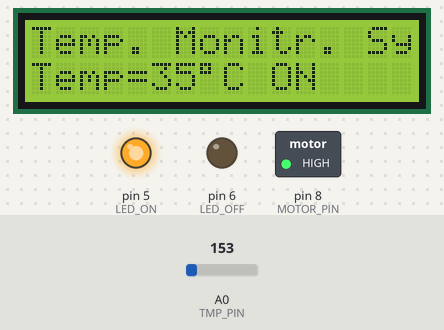
The sketch below on a simulated Arduino Uno, built with avr-gcc and run on an emulated ATmega328P. Shown: 16×2 character LCD, switched loads named in the sketch (green lamp = pin HIGH), output pins drawn as LEDs (lit = HIGH). Inputs (shaded band) come from the test bench; at power-on: A0 (TMP_PIN) = 153. What the sketch prints to the serial monitor is not drawn.

Above: at 1.2 s.
1.3 s: A0 (TMP_PIN) set to 137
At 2.4 s:
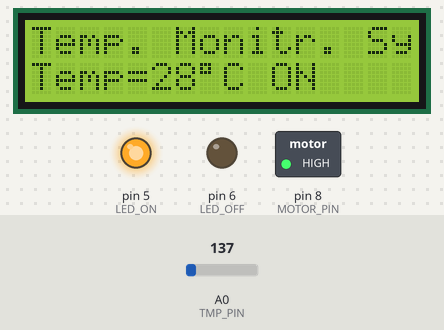
3.1 s: A0 (TMP_PIN) set to 118
At 4.4 s:
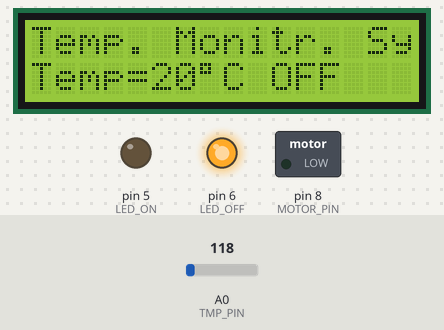
4.7 s: A0 (TMP_PIN) set to 114
At 5.4 s:
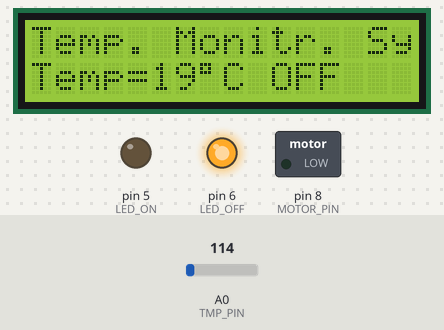
Timing chart, 0 to 7.7 s (numbered marks = the images above; inputs shaded):
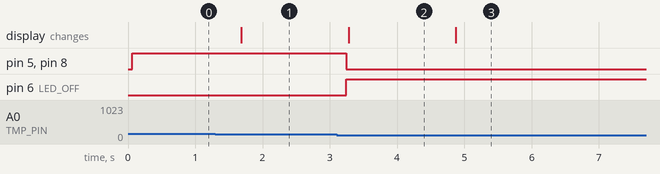

Measured:
- the behaviour switches between 131 and 130 on A0 (TMP_PIN) (found by bisection; images 1 and 2)
- after the input at 1.3 s, the display: changes after 0.39 s (image 1)
- after the input at 3.1 s, pin 5 (LED_ON), pin 8 (MOTOR_PIN): HIGH → LOW after 0.15 s; pin 6 (LED_OFF): LOW → HIGH after 0.15 s; the display: changes after 0.18 s (image 2)
- after the input at 4.7 s, the display: changes after 0.17 s (image 3)

The sketch:

Lab3.ino
```cpp
//
#include <Adafruit_LiquidCrystal.h>

Adafruit_LiquidCrystal lcd_1(0);

const int TMP_PIN   = A0;
const int MOTOR_PIN = 8;
const int LED_ON    = 5;
const int LED_OFF   = 6;

int temp = 0;
bool motorOn = false;

const int T_ON  = 28;  // Enciende motor si T > 28°C
const int T_OFF = 26;  // Apaga motor si T < 26°C

void setup()
{
  pinMode(TMP_PIN, INPUT);
  pinMode(MOTOR_PIN, OUTPUT);
  pinMode(LED_ON, OUTPUT);
  pinMode(LED_OFF, OUTPUT);

  Serial.begin(9600);
  lcd_1.begin(16, 2);
}

void loop()
{
  // Conversión de sensor TMP36 → temperatura aproximada
  temp = map(((analogRead(TMP_PIN) - 20) * 3.04), 0, 1023, -20, 120);

  // ---- Control con histéresis ----
  if (!motorOn && temp > T_ON) {
    motorOn = true;
  }
  if (motorOn && temp < T_OFF) {
    motorOn = false;
  }

  // Actualizar salidas
  digitalWrite(MOTOR_PIN, motorOn ? HIGH : LOW);
  digitalWrite(LED_ON,    motorOn ? HIGH : LOW);
  digitalWrite(LED_OFF,   motorOn ? LOW  : HIGH);

  // ---- LCD ----
  lcd_1.setCursor(0, 0);
  lcd_1.print("Temp. Monitr. Sys ");
  lcd_1.setCursor(0, 1);
  lcd_1.print("Temp=");
  lcd_1.print(temp);
  lcd_1.print((char)223); // símbolo ° en ASCII extendido
  lcd_1.print("C ");
  lcd_1.print(motorOn ? "ON " : "OFF");

  // ---- Serial ----
  Serial.print("Temp: ");
  Serial.print(temp);
  Serial.print(" C | Motor: ");
  Serial.println(motorOn ? "ON" : "OFF");

  delay(500);
}
```
